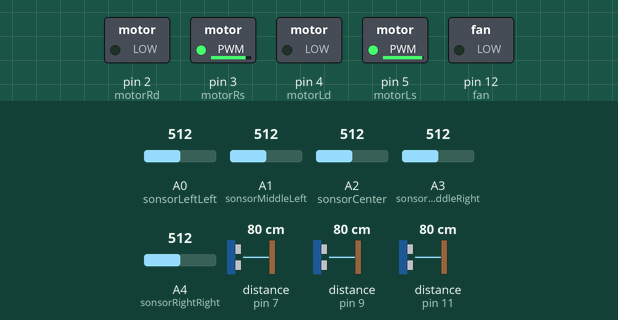
This sketch was run on a simulated Arduino Uno, built with avr-gcc and run on an emulated ATmega328P. Parts: switched loads named in the sketch (green lamp = pin HIGH). Wiring (inferred from the names in the program): ultrasonic range finder: trigger pin 10; echo pin 11. The test bench sets the inputs (shaded band); at power-on: distance to the obstacle (sensors on pin 11, pin 7, pin 9) 80 cm, A0 (sonsorLeftLeft) = 512, A2 (sonsorCenter) = 512, A1 (sonsorMiddleLeft) = 512, A3 (sonsorMiddleRight) = 512, A4 (sonsorRightRight) = 512. The echo pulse lasts 58.3 µs per cm; pins used as bus, display or sensor lines are not drawn.

Above: at 1.2 s.
1.3 s: distance to the obstacle (sensor on pin 11) set to 22 cm
2.8 s: distance to the obstacle (sensor on pin 11) set to 18 cm
At 3.7 s:
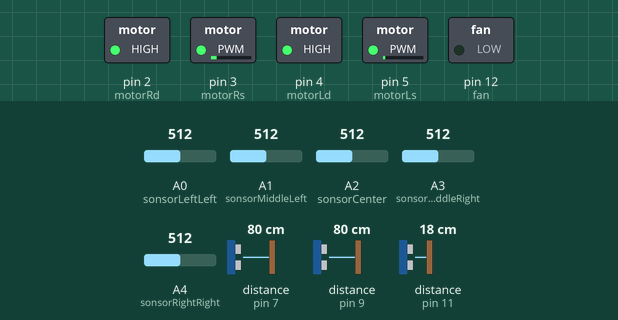
5.8 s: A0 (sonsorLeftLeft) set to 521
At 6.09 s:
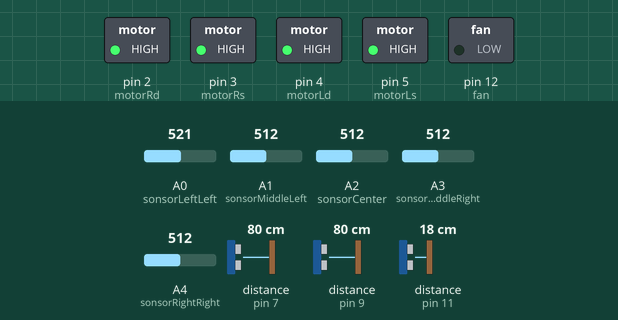
8.8 s: A2 (sonsorCenter) set to 533
At 10.38 s:
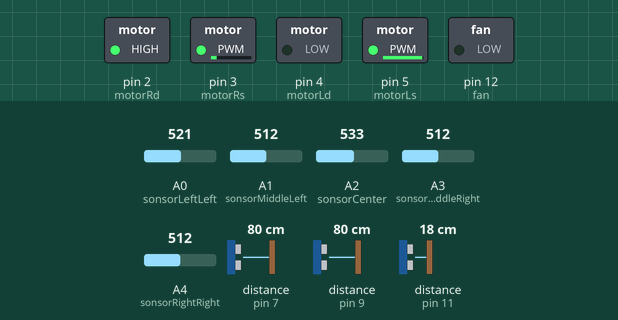
11.8 s: A2 (sonsorCenter) set to 710
At 13.3 s:
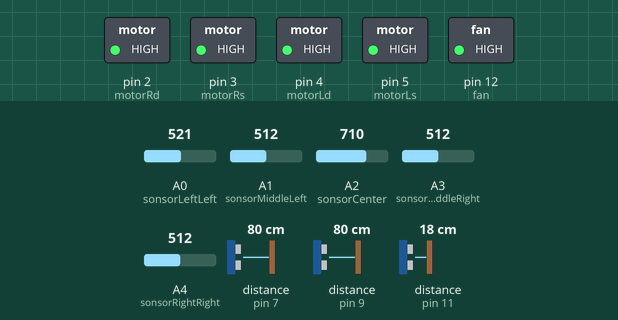
Timing chart, 0 to 14.8 s (numbered marks = the images above; inputs shaded):
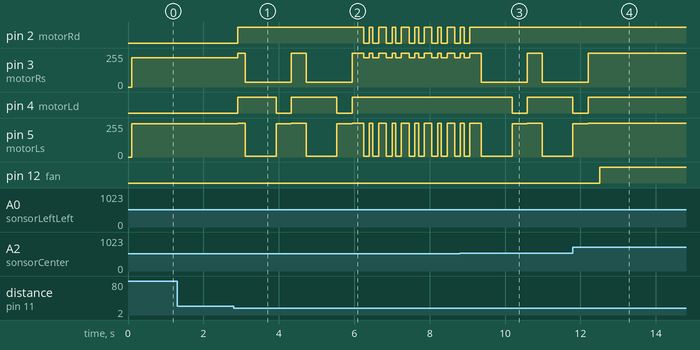

The sketch:

Main.ino
```cpp
const int motorRd = 2;
const int motorRs = 3;
const int motorLd = 4;
const int motorLs = 5;
#define trigPinR 6
#define echoPinR 7
#define trigPinL 8
#define echoPinL 9
#define trigPinF 10
#define echoPinF 11
#define fan 12
const int sensorMin = 0;     // sensor minimum
const int sensorMax = 1024;  // sensor maximum
const int sonsorLeftLeft = 14; // a0
const int sonsorMiddleLeft = 15; // a1
const int sonsorCenter = 16; // a2
const int sonsorMiddleRight = 17; // a3
const int sonsorRightRight = 18; // a4


long duration, distance, RightSensor,BackSensor,FrontSensor,LeftSensor;


void setup() {
    // put your setup code here, to run once:
    pinMode(motorLd, OUTPUT);
    pinMode(motorRd, OUTPUT);
    pinMode(motorLs, OUTPUT);
    pinMode(motorRs, OUTPUT);
    pinMode(echoPinR, INPUT);
    pinMode(trigPinR, OUTPUT);
    pinMode(trigPinL, OUTPUT);
    pinMode(echoPinL, INPUT);
    pinMode(trigPinF, OUTPUT);
    pinMode(echoPinF, INPUT);
    pinMode(fan, OUTPUT);
//  Serial.begin(9600);
}


// function to read a distance from a HC-SR04
int SonarSensor(int trigPin,int echoPin){
    digitalWrite(trigPin, LOW);
    delayMicroseconds(2);
    digitalWrite(trigPin, HIGH);
    delayMicroseconds(10);
    digitalWrite(trigPin, LOW);
    duration = pulseIn(echoPin, HIGH);
    distance = (duration/2) / 29.1;
    delay(100);
    return distance;
}


// Makes to power over the H Bridge go forwards
void vooruit(){
    digitalWrite(motorRd, LOW);
    analogWrite(motorRs, 220);
    digitalWrite(motorLd, LOW);
    analogWrite(motorLs, 250);

}


// Makes to power over the H Bridge go backwards
void achterruit(){
    digitalWrite(motorRd, HIGH);
    analogWrite(motorRs, 35);
    digitalWrite(motorLd, HIGH);
    analogWrite(motorLs, 5);

}

// Makes the moters go stop
void stopgoing(){
    digitalWrite(motorRd, HIGH);
    analogWrite(motorRs, 255);
    digitalWrite(motorLd, HIGH);
    analogWrite(motorLs, 255);

}

// Returns a 'r' or 'l' depending on which side there is the most room
char whatDirection(){
    RightSensor = SonarSensor(trigPinR, echoPinR);
    LeftSensor = SonarSensor(trigPinL, echoPinL);
    if(LeftSensor > RightSensor){
        return 'l';
    }

    if(LeftSensor < RightSensor){
        return 'r';
    }

    if(LeftSensor == RightSensor){
        return 'r';
    }

}


// Turns 1 moter backwards and the other one forwards based on what direction it is safe to go towards
void turn(int ms){
    //  Gets the safest direction to turn to from the function whatDirection()
    char direction = whatDirection();
    delay(100);


    if(direction == 'l'){
        digitalWrite(motorRd, LOW);
        analogWrite(motorRs, 220);
        digitalWrite(motorLd, HIGH);
        analogWrite(motorLs, 5);
        delay(ms);
        stopgoing();
    }
    if(direction == 'r'){
        digitalWrite(motorRd, HIGH);
        analogWrite(motorRs, 35);
        digitalWrite(motorLd, LOW);
        analogWrite(motorLs, 250);
        delay(ms);
        stopgoing();
    }
}

// Angles the robot towards the heat source
void angel(char direction){
    int ms = 150;
    delay(100);


    if(direction == 'l'){
        digitalWrite(motorRd, LOW);
        analogWrite(motorRs, 220);
        digitalWrite(motorLd, HIGH);
        analogWrite(motorLs, 5);
        delay(ms);
        stopgoing();
    }
    if(direction == 'r'){
        digitalWrite(motorRd, HIGH);
        analogWrite(motorRs, 35);
        digitalWrite(motorLd, LOW);
        analogWrite(motorLs, 250);
        delay(ms);
        stopgoing();
    }
}

// Checks if the heat source is infront of the robot and if it is close to the source
int infrontFire(){
    int readingLeft = analogRead(sonsorLeftLeft);
    int readingMiddleleft = analogRead(sonsorMiddleLeft);
    int readingMiddle = analogRead(sonsorCenter);
    int readingMiddleright = analogRead(sonsorMiddleRight);
    int readingRight = analogRead(sonsorRightRight);

    // if it cannot find a heat source
    if ((readingLeft < 200) and (readingMiddleleft < 200) and (readingRight < 200) and (readingMiddleright < 200 ) and (readingMiddle < 200)){
        return -1;
    }

        // if the middle is not the highest reading
    else if ((readingLeft > readingMiddle) or (readingMiddleleft > readingMiddle) or (readingRight > readingMiddle) or (readingMiddleright > readingMiddle)){
        return 0;
    }

        // the middle is the highest reading
    else {
        // the heat source is nearby
        if (readingMiddle > 700){
            return 2;
        }
            // heat source is not nearby
        else {
            return 1;
        }
    }
}

// Fan goes on for 8 seconds
void bigFan(){
    digitalWrite(fan, HIGH);
    delay(8000);
    digitalWrite(fan, LOW);

}

// decides which way the car needs to angle and how much
void turnToFlame(){
    int readingLeft = analogRead(sonsorLeftLeft);
    int readingMiddleleft = analogRead(sonsorMiddleLeft);
    int readingMiddle = analogRead(sonsorCenter);
    int readingMiddleright = analogRead(sonsorMiddleRight);
    int readingRight = analogRead(sonsorRightRight);

    if (readingLeft > readingRight){
        if (readingLeft > readingMiddleleft){
            angel('l');
            angel('l');
        }
        else if (readingLeft < readingMiddleleft){
            angel('l');
        }
    }

    else if (readingRight > readingLeft){
        if (readingRight > readingMiddleright){
            angel('r');
            angel('r');
        }
        else if (readingRight < readingMiddleright){
            angel('r');
        }
    }
}

void loop() {

    // if all is good car can drive
    while (((infrontFire() == 1) or (infrontFire() == -1 ) or (infrontFire() == 2)) and (SonarSensor(trigPinF, echoPinF) > 20) ){
        vooruit();
    }

    stopgoing();

    // Is near flame so trigger fan
    if((SonarSensor(trigPinF, echoPinF) <= 25) and (infrontFire() == 2)){
        bigFan();
    }

        // is not going straight at the Flane
    else if(infrontFire() == 0){
        turnToFlame();

    }

        // Is close to a object so need to turn otherwise it would hit the object
    else if(SonarSensor(trigPinF, echoPinF) <= 20 ){
        achterruit();
        delay(500);
        turn(400);
        stopgoing();
        delay(100);
    }

}
```

Measured:
- the behaviour switches between 21 and 20 cm on distance to the obstacle (sensor on pin 11) (found by bisection; images 0 and 1)
- the behaviour switches between 512 and 513 on A0 (sonsorLeftLeft) (found by bisection; images 1 and 2)
- the behaviour switches between 520 and 521 on A2 (sonsorCenter) (found by bisection; images 2 and 3)
- after the input at 1.3 s, every drawn part: stays the same
- after the input at 2.8 s, pin 2 (motorRd): LOW → HIGH after 0.11 s; pin 3 (motorRs): 220/255 → 255/255 after 0.11 s, → 35/255 0.20 s later, → 255/255 1.2 s later, → 35/255 0.41 s later
- after the input at 5.8 s, pin 2 (motorRd): HIGH → LOW after 0.45 s, then repeats every 0.60 s: HIGH 0.10 s, LOW 0.15 s, HIGH 0.20 s, LOW 0.15 s; pin 4 (motorLd): goes on until 5.9 s, then stays HIGH
- after the input at 8.8 s, pin 2 (motorRd): goes on until 9.1 s, then stays HIGH; pin 4 (motorLd): HIGH → LOW after 1.4 s, → HIGH 0.40 s later
- after the input at 11.8 s, pin 3 (motorRs), pin 5 (motorLs): goes on until 12.2 s, then stays 255/255; pin 4 (motorLd): goes on until 12.2 s, then stays HIGH; pin 12 (fan): LOW → HIGH after 0.71 s
